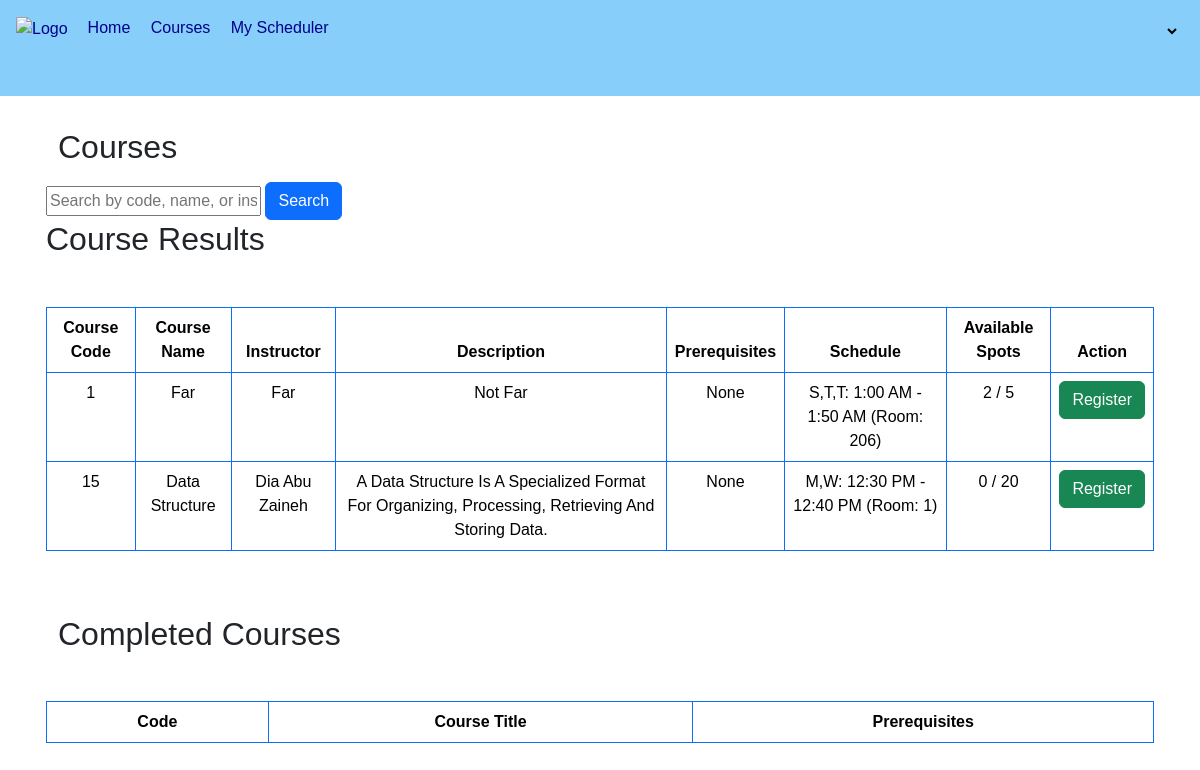
Page /courses/ on the earlier database version.
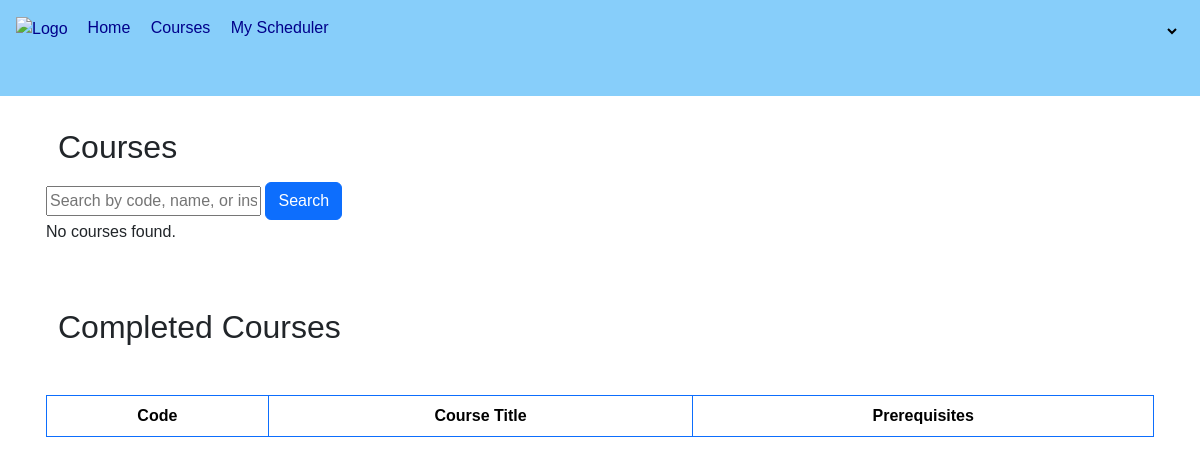
Same page on the later database version.
### courses/models.py (models this page shows, shortened)
class Course(models.Model):
    code = models.CharField(max_length=90, unique=True, primary_key=True)
    name = models.CharField(max_length=100, null=True)
    description = models.TextField(null=True)
    instructor = models.CharField(max_length=100, null=True)
    scheduled = models.ForeignKey(CourseSchedule, on_delete=models.PROTECT, related_name='courses')
    prerequisites = models.ManyToManyField('self', blank=True, symmetrical=False)
    capacity = models.IntegerField(null=True)
    students = models.ManyToManyField(Student, related_name='courses',blank=True)
    class Meta:
        indexes = [
            models.Index(fields=['code']),
        ]

class CourseSchedule(models.Model):
    DAY_CHOICES = (
        ('S,T,T', 'Sunday, Tuesday, Thursday'),
        ('M,W', 'Monday, Wednesday'),
        ('S,T', 'Sunday, Tuesday'),
        ('S,T', 'Sunday, Thursday'),
        ('S', 'Sunday'),
        ('M', 'Monday'),
        ('T', 'Tuesday'),
        ('w', 'Wednesday'),
        ('T', 'Thursday'),
    )
    days = models.CharField(max_length=50, null=True, choices=DAY_CHOICES)
    start_time = models.TimeField(null=True)
    end_time = models.TimeField(null=True)
    room_no = models.CharField(max_length=10, null=True)

### courses/views.py (the view)
# urls.py: path("",include("courses.urls")),
def courses(request):
    query = request.GET.get('search_query', '')
    student = None
    registered_courses = set()
    completed_courses = []
    if 'student_id' in request.session:
        student = Student.objects.get(id=request.session['student_id'])
        registered_courses = set(StudentRegistration.objects.filter(student=student).values_list('course__code', flat=True))
        completed_courses = StudentRegistration.objects.filter(student=student, completed=True)
        completed_courses_codes = [registration.course.code for registration in completed_courses]
    else:
        completed_courses_codes = []
    courses = Course.objects.filter(
        Q(code__icontains=query) |
        Q(name__icontains=query) |
        Q(instructor__icontains=query)
    ).exclude(code__in=completed_courses_codes)
    course_data = []
    for course in courses:
        prerequisites_met = all(StudentRegistration.objects.filter(student=student, course=prerequisite).exists() for prerequisite in course.prerequisites.all())
        if prerequisites_met:
            registered_students_count = StudentRegistration.objects.filter(course=course).count()
            available_spots = course.capacity - registered_students_count
            course_data.append({
                'course': course,
                'available_spots': available_spots,
                'registered_students_count': registered_students_count,
                'is_registered': course.code in registered_courses,
            })
    context = {
        'student': student,
        'course_data': course_data,
        'query': query,
        'username': request.user.username,
        'completed_courses': completed_courses
    }
    return render(request, "courses/Student/courses.html", context)

### courses/templates/courses/Student/courses.html (shortened to what this page needs)
{% load static %}
<!DOCTYPE html>
<html lang="en">
<head>
    <link rel="stylesheet" href="https://cdn.jsdelivr.net/npm/bootstrap@5.3.3/dist/css/bootstrap.min.css">
    <link rel="stylesheet" href="{% static 'css/index.css' %}">
</head>
<body>
    <header>
        <nav>
            <div class="nav-content Content">
                <div class="ul-content">
                    <div class="mb-3">
                        <a href="{% url 'home' %}">
                            <img src="https://www.marefa.org/w/images/thumb/2/26/شعار_الجامعة.png/800px-شعار_الجامعة.png" width="60px" alt="logo">
                        </a>
                    </div>
                    <ul>
                        <li><a href="{% url 'home' %}" style="color: #00008b; text-decoration: none;">Home</a></li>
                        <li><a href="{% url 'courses' %}" style="color:#00008b;text-decoration: none;">Courses</a></li>
                        <li><a href="{% url 'my_courses' %}" style="color:#00008b;text-decoration: none;">My Scheduler</a></li>
                    </ul>
                </div>
                <div class="logout">
                    <select name="" style="background: none;" id="pageSelect" onchange="location = this.value;">
                        <option>{{ username }}</option>
                        <option value="{% url 'profile' %}">My Account</option>
                    </select>
                </div>
            </div>
        </nav>
    <div class="p-3 container">
        <div class="container">
            <h2 class="my-3 mb-3">Courses</h2>
        </div>
        <form method="get" action="{% url 'courses' %}">
            <input type="text" name="search_query" placeholder="Search by code, name, or instructor" value="{{ query }}">
            <button type="submit" class="btn btn-primary">Search</button>
        </form>
        {% if course_data %}
            <h2>Course Results</h2>
            <table class="table table-bordered mt-5 text-center border-primary text-capitalize">
                <thead>
                    <tr>
                        <th>Course Code</th>
                        <th>Course Name</th>
                        <th>Instructor</th>
                        <th>Description</th>
                        <th>Prerequisites</th>
                        <th>Schedule</th>
                        <th>Available Spots</th>
                        <th>Action</th>
                    </tr>
                </thead>
                <tbody>
                    {% for data in course_data %}
                        <tr>
                            <td>{{ data.course.code }}</td>
                            <td>{{ data.course.name }}</td>
                            <td>{{ data.course.instructor }}</td>
                            <td>{{ data.course.description }}</td>
                            <td>
                                {% if data.course.prerequisites.exists %}
                                    {{ data.course.prerequisites.all|join:", " }}
                                {% else %}
                                    None
                                {% endif %}
                            </td>
                            <td>
                                {% if data.course.scheduled %}
                                    {{ data.course.scheduled.days }}: {{ data.course.scheduled.start_time|date:"g:i A" }} - {{ data.course.scheduled.end_time|date:"g:i A" }} (Room: {{ data.course.scheduled.room_no }})
                                {% else %}
                                    No Schedule
                                {% endif %}
                            </td>
                            <td>{{ data.registered_students_count }} / {{ data.course.capacity }}</td>
                            <td>
                                {% if data.is_registered %}
                                <form method="post" action="{% url 'unregister_course' data.course.code %}">
                                    {% csrf_token %}
                                    <button type="submit" class="btn btn-danger">Unregister</button>
                                </form>
                                {% else %}
                                    <form method="post" action="{% url 'register_course' data.course.code %}">
                                        <button type="submit" class="btn btn-success">Register</button>
                                    </form>
                                {% endif %}
                            </td>
                        </tr>
                    {% endfor %}
                </tbody>
            </table>
        {% else %}
            <p>No courses found.</p>
        {% endif %}
    </div>
    <div class="p-3 container">
        <div class="container">
            <h2 class="my-3 mb-3">Completed Courses</h2>
        </div>
        <table class="table table-bordered mt-5 text-center border-primary text-capitalize">
            <thead>
                <tr>
                    <th>Code</th>
                    <th>Course Title</th>
                    <th>Prerequisites</th>
                </tr>
            </thead>
        </table>
    </div>
</header>
</body>
</html>

### static/css/index.css (style rules this page uses)
body { font-family: Arial, sans-serif; margin: 0; padding: 0; }
a { text-decoration: none; text-transform: capitalize; color:#00008b ; }
button { background-color: lightskyblue; padding: 10px; text-decoration: capitalize; }
header { height: 100vh; }
nav { height: 12vh; background-color: lightskyblue; }
.nav-content { display: flex; align-items: center; justify-content: space-between; }
.ul-content { display: flex; align-items: center; padding: 1rem; color: #fff; }
.logout { margin-right: 20px; }
nav ul { list-style-type: none; margin-left: 20px; padding: 0; }
nav ul li { display: inline; margin-right: 1rem; left: 10%; }
.logout select { border: none; margin-bottom: 10px; padding: 20px; }
.logout select option { padding: 30px; font-size: large; height: 20px; }

Differences in the rows shown:
removed Course: course.code "1", course.name "Far", course.instructor "Far", course.description "Not Far", shows "None", course.scheduled.days "S,T,T", course.scheduled.start_time "1:00 AM", course.scheduled.end_time "1:50 AM", course.scheduled.room_no "206", registered_students_count "2", course.capacity "5"
removed Course: course.code "15", course.name "Data Structure", course.instructor "Dia Abu Zaineh", course.description "A Data Structure Is A Specialized Format For Organizing, Processing, Retrieving And Storing Data.", shows "None", course.scheduled.days "M,W", course.scheduled.start_time "12:30 PM", course.scheduled.end_time "12:40 PM", course.scheduled.room_no "1", registered_students_count "0", course.capacity "20"
Other differences:
text no longer shown: "Course Results Course Code Course Name Instructor Description Prerequisites Schedule Available Spots Action"
text now shown: "No courses found."
